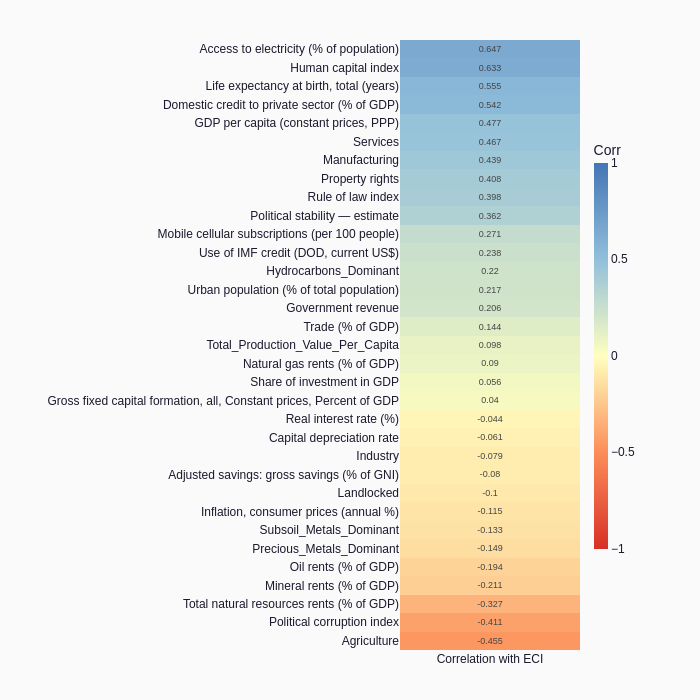

Source (notebook cell):
### Markdown cell above
## 5. ECI Correlation Heatmap

### Code cell
CORR_VARS = [
    'Total_Production_Value_Per_Capita', 'Oil rents (% of GDP)',
    'Natural gas rents (% of GDP)', 'Mineral rents (% of GDP)',
    'Total natural resources rents (% of GDP)',
    'Hydrocarbons_Dominant', 'Subsoil_Metals_Dominant', 'Precious_Metals_Dominant',
    'Trade (% of GDP)', 'GDP per capita (constant prices, PPP)',
    'Gross fixed capital formation, all, Constant prices, Percent of GDP',
    'Share of investment in GDP', 'Agriculture', 'Industry', 'Manufacturing', 'Services',
    'Inflation, consumer prices (annual %)', 'Real interest rate (%)',
    'Domestic credit to private sector (% of GDP)',
    'Adjusted savings: gross savings (% of GNI)',
    'Human capital index', 'Life expectancy at birth, total (years)',
    'Urban population (% of total population)',
    'Access to electricity (% of population)',
    'Mobile cellular subscriptions (per 100 people)',
    'Political stability — estimate', 'Rule of law index',
    'Political corruption index', 'Property rights',
    'Government revenue', 'Use of IMF credit (DOD, current US$)',
    'Landlocked', 'Capital depreciation rate',
]
CORR_VARS = [v for v in CORR_VARS if v in df.columns]

corr_vals = df[[ECI_COL] + CORR_VARS].corr()[ECI_COL].drop(ECI_COL)
corr_df   = corr_vals.reset_index().rename(columns={'index': 'Variable', ECI_COL: 'Corr'})
corr_df   = corr_df.sort_values('Corr', ascending=True)

z = corr_df['Corr'].values.reshape(-1, 1)
y = corr_df['Variable'].tolist()

fig = go.Figure(go.Heatmap(
    z=z, y=y, x=['Correlation with ECI'],
    colorscale=[
        [0.0, '#D73027'], [0.25, '#FC8D59'], [0.5, '#FFFFBF'],
        [0.75, '#91BFDB'], [1.0, '#4575B4'],
    ],
    zmid=0, zmin=-1, zmax=1,
    text=np.round(z, 3), texttemplate='%{text}',
    textfont=dict(size=9),
    colorbar=dict(title='Corr', thickness=14, len=0.7),
    hovertemplate='<b>%{y}</b><br>Corr = %{z:.3f}<extra></extra>',
))
fig.update_layout(
    font=dict(family=FONT, color=NAVY),
    paper_bgcolor=BG,
    height=max(700, len(y) * 18 + 100),
    width=700,
    margin=dict(l=400, r=120, t=40, b=50),
)
save_html(fig, 'eci_correlation')
fig.show()

print('\nTop 10 positive:')
print(corr_df.nlargest(10, 'Corr')[['Variable', 'Corr']].to_string(index=False))
print('\nTop 10 negative:')
print(corr_df.nsmallest(10, 'Corr')[['Variable', 'Corr']].to_string(index=False))

### Figure 1 — Plotly figure (JSON) as saved in the notebook; plotly's stock layout.template omitted (floating-point values rounded to 4 significant figures)
{"data": [{"colorbar": {"len": 0.7, "thickness": 14, "title": {"text": "Corr"}}, "colorscale": [[0.0, "#D73027"], [0.25, "#FC8D59"], [0.5, "#FFFFBF"], [0.75, "#91BFDB"], [1.0, "#4575B4"]], "hovertemplate": "<b>%{y}</b><br>Corr = %{z:.3f}<extra></extra>", "text": [[-0.455], [-0.411], [-0.327], [-0.211], [-0.194], [-0.149], [-0.133], [-0.115], [-0.1], [-0.08], [-0.079], [-0.061], [-0.044], [0.04], [0.056], [0.09], [0.098], [0.144], [0.206], [0.217], [0.22], [0.238], [0.271], [0.362], [0.398], [0.408], [0.439], [0.467], [0.477], [0.542], [0.555], [0.633], [0.647]], "textfont": {"size": 9}, "texttemplate": "%{text}", "type": "heatmap", "x": ["Correlation with ECI"], "y": ["Agriculture", "Political corruption index", "Total natural resources rents (% of GDP)", "Mineral rents (% of GDP)", "Oil rents (% of GDP)", "Precious_Metals_Dominant", "Subsoil_Metals_Dominant", "Inflation, consumer prices (annual %)", "Landlocked", "Adjusted savings: gross savings (% of GNI)", "Industry", "Capital depreciation rate", "Real interest rate (%)", "Gross fixed capital formation, all, Constant prices, Percent of GDP", "Share of investment in GDP", "Natural gas rents (% of GDP)", "Total_Production_Value_Per_Capita", "Trade (% of GDP)", "Government revenue", "Urban population (% of total population)", "Hydrocarbons_Dominant", "Use of IMF credit (DOD, current US$)", "Mobile cellular subscriptions (per 100 people)", "Political stability — estimate", "Rule of law index", "Property rights", "Manufacturing", "Services", "GDP per capita (constant prices, PPP)", "Domestic credit to private sector (% of GDP)", "Life expectancy at birth, total (years)", "Human capital index", "Access to electricity (% of population)"], "z": [[-0.4548], [-0.4111], [-0.3275], [-0.2112], [-0.1941], [-0.1489], [-0.1328], [-0.1154], [-0.1005], [-0.07982], [-0.07863], [-0.06051], [-0.04408], [0.03965], [0.05623], [0.08983], [0.09829], [0.1438], [0.2059], [0.2174], [0.2196], [0.2383], [0.2709], [0.3625], [0.3981], [0.4082], [0.4392], [0.4675], [0.4771], [0.5418], [0.555], [0.6333], [0.6469]], "zmax": 1, "zmid": 0, "zmin": -1}], "layout": {"font": {"color": "#1a1a2e", "family": "IBM Plex Sans, Arial, sans-serif"}, "height": 700, "margin": {"b": 50, "l": 400, "r": 120, "t": 40}, "paper_bgcolor": "#fafafa", "width": 700}}
